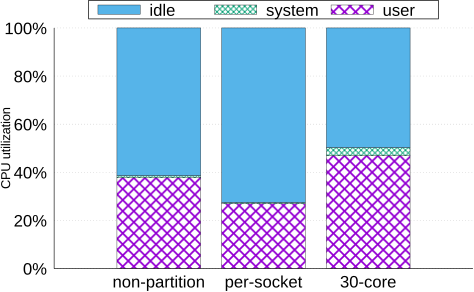

gnuplot code for this plot:
set font "arial,12" 
set border 3 front lt black linewidth 0.500 dashtype solid
set boxwidth 0.80 absolute
set style fill   pattern 1 border lt -1
#set style fill  solid 1.00 border lt -1
set grid nopolar
set grid noxtics nomxtics ytics nomytics noztics nomztics \
 nox2tics nomx2tics noy2tics nomy2tics nocbtics nomcbtics
set grid layerdefault   lt 0 linewidth 0.600,  lt 0 linewidth 0.600
set key above horizontal Left reverse enhanced autotitle columnhead box lt black linewidth 2.000 dashtype solid font "arial,18" 
set style histogram columnstacked title textcolor lt 1 
set datafile missing '-'
set style data histograms
set xtics border in scale 1,0.5 nomirror norotate font "arial,18" autojustify
#set xtics rotate by -45
set xtics  norangelimit
set xtics   ()
set ytics border in scale 0,0 mirror norotate  autojustify font "arial,18"
set ylabel "CPU utilization"  font "arial,14"
set ztics border in scale 0,0 nomirror norotate  autojustify
set cbtics border in scale 0,0 mirror norotate  autojustify
set rtics axis in scale 0,0 nomirror norotate  autojustify
set paxis 1 tics border in scale 0,0 nomirror norotate  autojustify
set paxis 1 tics autofreq  rangelimit
set paxis 2 tics border in scale 0,0 nomirror norotate  autojustify
set paxis 2 tics autofreq  rangelimit
set paxis 3 tics border in scale 0,0 nomirror norotate  autojustify
set paxis 3 tics autofreq  rangelimit
set paxis 4 tics border in scale 0,0 nomirror norotate  autojustify
set paxis 4 tics autofreq  rangelimit
set paxis 5 tics border in scale 0,0 nomirror norotate  autojustify
set paxis 5 tics autofreq  rangelimit
set paxis 6 tics border in scale 0,0 nomirror norotate  autojustify
set paxis 6 tics autofreq  rangelimit
set paxis 7 tics border in scale 0,0 nomirror norotate  autojustify
set paxis 7 tics autofreq  rangelimit
#set yrange [ 0.00 : * ] noreverse nowriteback
x = 0.0
i = 20

set yrange [0:100] 
set format y '%2.0f%%

set output 'kmeans_cpuutils_docker.eps'
set term eps
plot './data/kmeans_cpuutils_docker.data' using 2 ti col, '' using 3 ti col, '' \
		using 4 ti col, '' using 5 ti col, '' using 6:key(1) ti col
